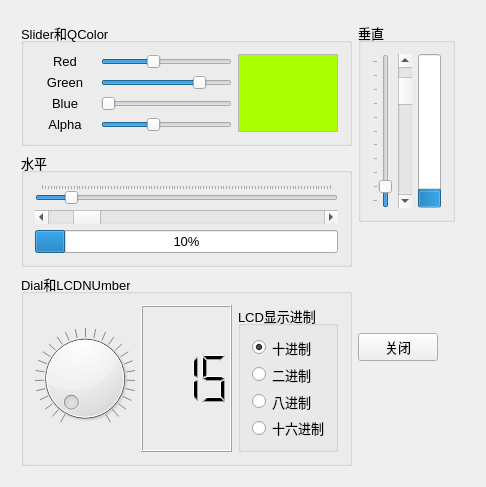
<?xml version="1.0" encoding="UTF-8"?>
<ui version="4.0">
 <class>Widget</class>
 <widget class="QWidget" name="Widget">
  <property name="geometry">
   <rect>
    <x>0</x>
    <y>0</y>
    <width>486</width>
    <height>487</height>
   </rect>
  </property>
  <property name="font">
   <font>
    <pointsize>10</pointsize>
   </font>
  </property>
  <property name="windowTitle">
   <string>数值输入和显示Misc</string>
  </property>
  <widget class="QWidget" name="layoutWidget">
   <property name="geometry">
    <rect>
     <x>10</x>
     <y>11</y>
     <width>456</width>
     <height>466</height>
    </rect>
   </property>
   <layout class="QHBoxLayout" name="horizontalLayout">
    <item>
     <layout class="QVBoxLayout" name="verticalLayout_2">
      <item>
       <widget class="QGroupBox" name="groupBox_2">
        <property name="title">
         <string>Slider和QColor</string>
        </property>
        <layout class="QGridLayout" name="gridLayout_2">
         <item row="1" column="1">
          <widget class="QSlider" name="SliderGreen">
           <property name="maximum">
            <number>255</number>
           </property>
           <property name="value">
            <number>200</number>
           </property>
           <property name="orientation">
            <enum>Qt::Horizontal</enum>
           </property>
          </widget>
         </item>
         <item row="2" column="1">
          <widget class="QSlider" name="SliderBlue">
           <property name="maximum">
            <number>255</number>
           </property>
           <property name="orientation">
            <enum>Qt::Horizontal</enum>
           </property>
          </widget>
         </item>
         <item row="0" column="0">
          <widget class="QLabel" name="label">
           <property name="minimumSize">
            <size>
             <width>60</width>
             <height>0</height>
            </size>
           </property>
           <property name="text">
            <string>Red</string>
           </property>
           <property name="alignment">
            <set>Qt::AlignCenter</set>
           </property>
          </widget>
         </item>
         <item row="1" column="0">
          <widget class="QLabel" name="label_2">
           <property name="text">
            <string>Green</string>
           </property>
           <property name="alignment">
            <set>Qt::AlignCenter</set>
           </property>
          </widget>
         </item>
         <item row="2" column="0">
          <widget class="QLabel" name="label_3">
           <property name="text">
            <string>Blue</string>
           </property>
           <property name="alignment">
            <set>Qt::AlignCenter</set>
           </property>
          </widget>
         </item>
         <item row="0" column="1">
          <widget class="QSlider" name="SliderRed">
           <property name="maximum">
            <number>255</number>
           </property>
           <property name="value">
            <number>100</number>
           </property>
           <property name="orientation">
            <enum>Qt::Horizontal</enum>
           </property>
           <property name="invertedAppearance">
            <bool>false</bool>
           </property>
           <property name="invertedControls">
            <bool>false</bool>
           </property>
           <property name="tickPosition">
            <enum>QSlider::NoTicks</enum>
           </property>
           <property name="tickInterval">
            <number>0</number>
           </property>
          </widget>
         </item>
         <item row="3" column="1">
          <widget class="QSlider" name="SliderAlpha">
           <property name="maximum">
            <number>255</number>
           </property>
           <property name="value">
            <number>100</number>
           </property>
           <property name="orientation">
            <enum>Qt::Horizontal</enum>
           </property>
          </widget>
         </item>
         <item row="3" column="0">
          <widget class="QLabel" name="label_4">
           <property name="text">
            <string>Alpha</string>
           </property>
           <property name="alignment">
            <set>Qt::AlignCenter</set>
           </property>
          </widget>
         </item>
         <item row="0" column="3" rowspan="4">
          <widget class="QTextEdit" name="textEdit">
           <property name="maximumSize">
            <size>
             <width>100</width>
             <height>16777215</height>
            </size>
           </property>
           <property name="palette">
            <palette>
             <active>
              <colorrole role="Base">
               <brush brushstyle="SolidPattern">
                <color alpha="255">
                 <red>170</red>
                 <green>255</green>
                 <blue>0</blue>
                </color>
               </brush>
              </colorrole>
             </active>
             <inactive>
              <colorrole role="Base">
               <brush brushstyle="SolidPattern">
                <color alpha="255">
                 <red>170</red>
                 <green>255</green>
                 <blue>0</blue>
                </color>
               </brush>
              </colorrole>
             </inactive>
             <disabled>
              <colorrole role="Base">
               <brush brushstyle="SolidPattern">
                <color alpha="255">
                 <red>240</red>
                 <green>240</green>
                 <blue>240</blue>
                </color>
               </brush>
              </colorrole>
             </disabled>
            </palette>
           </property>
          </widget>
         </item>
        </layout>
       </widget>
      </item>
      <item>
       <widget class="QGroupBox" name="groupBox">
        <property name="title">
         <string>水平</string>
        </property>
        <layout class="QVBoxLayout" name="verticalLayout">
         <item>
          <widget class="QSlider" name="SliderH">
           <property name="maximum">
            <number>100</number>
           </property>
           <property name="value">
            <number>10</number>
           </property>
           <property name="orientation">
            <enum>Qt::Horizontal</enum>
           </property>
           <property name="invertedAppearance">
            <bool>false</bool>
           </property>
           <property name="invertedControls">
            <bool>true</bool>
           </property>
           <property name="tickPosition">
            <enum>QSlider::TicksAbove</enum>
           </property>
           <property name="tickInterval">
            <number>0</number>
           </property>
          </widget>
         </item>
         <item>
          <widget class="QScrollBar" name="ScrollBarH">
           <property name="maximum">
            <number>100</number>
           </property>
           <property name="value">
            <number>10</number>
           </property>
           <property name="sliderPosition">
            <number>10</number>
           </property>
           <property name="orientation">
            <enum>Qt::Horizontal</enum>
           </property>
          </widget>
         </item>
         <item>
          <widget class="QProgressBar" name="progBarH">
           <property name="value">
            <number>10</number>
           </property>
           <property name="textVisible">
            <bool>true</bool>
           </property>
           <property name="orientation">
            <enum>Qt::Horizontal</enum>
           </property>
           <property name="textDirection">
            <enum>QProgressBar::TopToBottom</enum>
           </property>
           <property name="format">
            <string>%p%</string>
           </property>
          </widget>
         </item>
        </layout>
       </widget>
      </item>
      <item>
       <widget class="QGroupBox" name="groupBox_4">
        <property name="title">
         <string>Dial和LCDNUmber</string>
        </property>
        <layout class="QHBoxLayout" name="horizontalLayout_2">
         <item>
          <widget class="QDial" name="dial">
           <property name="maximum">
            <number>255</number>
           </property>
           <property name="sliderPosition">
            <number>0</number>
           </property>
           <property name="tracking">
            <bool>true</bool>
           </property>
           <property name="orientation">
            <enum>Qt::Horizontal</enum>
           </property>
           <property name="wrapping">
            <bool>false</bool>
           </property>
           <property name="notchTarget">
            <double>10.000000000000000</double>
           </property>
           <property name="notchesVisible">
            <bool>true</bool>
           </property>
          </widget>
         </item>
         <item>
          <widget class="QLCDNumber" name="LCDDisplay">
           <property name="smallDecimalPoint">
            <bool>false</bool>
           </property>
           <property name="digitCount">
            <number>3</number>
           </property>
           <property name="mode">
            <enum>QLCDNumber::Dec</enum>
           </property>
           <property name="segmentStyle">
            <enum>QLCDNumber::Filled</enum>
           </property>
           <property name="value" stdset="0">
            <double>15.000000000000000</double>
           </property>
           <property name="intValue" stdset="0">
            <number>15</number>
           </property>
          </widget>
         </item>
         <item>
          <widget class="QGroupBox" name="groupBox_5">
           <property name="maximumSize">
            <size>
             <width>100</width>
             <height>16777215</height>
            </size>
           </property>
           <property name="title">
            <string>LCD显示进制</string>
           </property>
           <layout class="QVBoxLayout" name="verticalLayout_5">
            <item>
             <widget class="QRadioButton" name="radioBtnDec">
              <property name="text">
               <string>十进制</string>
              </property>
              <property name="checked">
               <bool>true</bool>
              </property>
             </widget>
            </item>
            <item>
             <widget class="QRadioButton" name="radioBtnBin">
              <property name="text">
               <string>二进制</string>
              </property>
             </widget>
            </item>
            <item>
             <widget class="QRadioButton" name="radioBtnOct">
              <property name="text">
               <string>八进制</string>
              </property>
             </widget>
            </item>
            <item>
             <widget class="QRadioButton" name="radioBtnHex">
              <property name="text">
               <string>十六进制</string>
              </property>
             </widget>
            </item>
           </layout>
          </widget>
         </item>
        </layout>
       </widget>
      </item>
     </layout>
    </item>
    <item>
     <layout class="QGridLayout" name="gridLayout">
      <item row="0" column="0">
       <widget class="QGroupBox" name="groupBox_3">
        <property name="minimumSize">
         <size>
          <width>0</width>
          <height>200</height>
         </size>
        </property>
        <property name="title">
         <string>垂直</string>
        </property>
        <layout class="QHBoxLayout" name="horizontalLayout_3">
         <item>
          <widget class="QSlider" name="SliderV">
           <property name="maximum">
            <number>100</number>
           </property>
           <property name="value">
            <number>10</number>
           </property>
           <property name="orientation">
            <enum>Qt::Vertical</enum>
           </property>
           <property name="tickPosition">
            <enum>QSlider::TicksAbove</enum>
           </property>
          </widget>
         </item>
         <item>
          <widget class="QScrollBar" name="ScrollBarV">
           <property name="maximum">
            <number>100</number>
           </property>
           <property name="sliderPosition">
            <number>10</number>
           </property>
           <property name="orientation">
            <enum>Qt::Vertical</enum>
           </property>
          </widget>
         </item>
         <item>
          <widget class="QProgressBar" name="progBarV">
           <property name="value">
            <number>10</number>
           </property>
           <property name="alignment">
            <set>Qt::AlignLeading|Qt::AlignLeft|Qt::AlignTop</set>
           </property>
           <property name="textVisible">
            <bool>false</bool>
           </property>
           <property name="orientation">
            <enum>Qt::Vertical</enum>
           </property>
           <property name="invertedAppearance">
            <bool>false</bool>
           </property>
           <property name="textDirection">
            <enum>QProgressBar::BottomToTop</enum>
           </property>
          </widget>
         </item>
        </layout>
       </widget>
      </item>
      <item row="1" column="0">
       <spacer name="verticalSpacer">
        <property name="orientation">
         <enum>Qt::Vertical</enum>
        </property>
        <property name="sizeHint" stdset="0">
         <size>
          <width>20</width>
          <height>40</height>
         </size>
        </property>
       </spacer>
      </item>
      <item row="2" column="0">
       <widget class="QPushButton" name="btnClose">
        <property name="maximumSize">
         <size>
          <width>80</width>
          <height>16777215</height>
         </size>
        </property>
        <property name="text">
         <string>关闭</string>
        </property>
        <property name="icon">
         <iconset>
          <normalon>:/icons/images/exit.bmp</normalon>
         </iconset>
        </property>
       </widget>
      </item>
      <item row="3" column="0">
       <spacer name="verticalSpacer_2">
        <property name="orientation">
         <enum>Qt::Vertical</enum>
        </property>
        <property name="sizeHint" stdset="0">
         <size>
          <width>20</width>
          <height>40</height>
         </size>
        </property>
       </spacer>
      </item>
     </layout>
    </item>
   </layout>
  </widget>
 </widget>
 <layoutdefault spacing="6" margin="11"/>
 <resources/>
 <connections>
  <connection>
   <sender>btnClose</sender>
   <signal>clicked()</signal>
   <receiver>Widget</receiver>
   <slot>close()</slot>
   <hints>
    <hint type="sourcelabel">
     <x>319</x>
     <y>285</y>
    </hint>
    <hint type="destinationlabel">
     <x>183</x>
     <y>177</y>
    </hint>
   </hints>
  </connection>
 </connections>
</ui>
